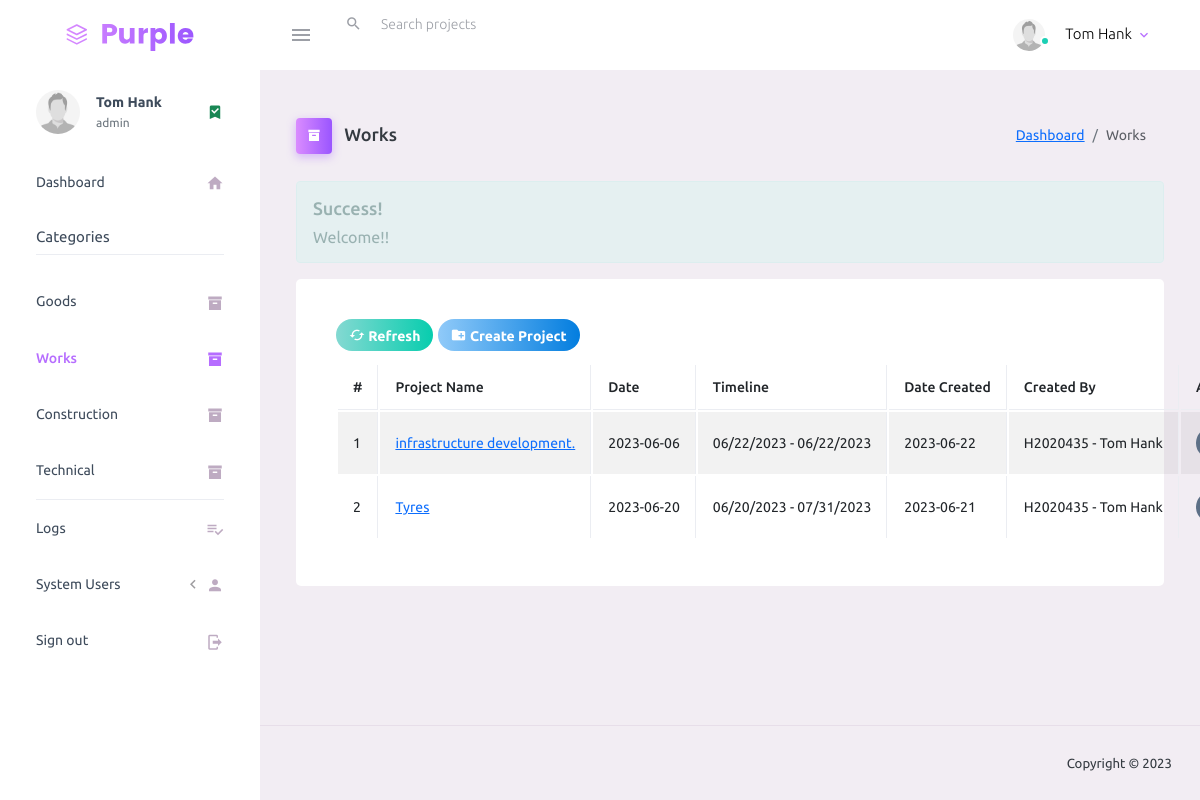
The app's page /works.php (signed in) with its own data.
### tables this page shows
CREATE TABLE `users_table` (
  `user_id` int(5) NOT NULL,
  `emp_id` text NOT NULL,
  `password` varchar(100) NOT NULL,
  `user_type` text NOT NULL,
  `status` tinyint(1) DEFAULT 0,
  `CreatedOn` date NOT NULL DEFAULT current_timestamp(),
  `CreatedBy` text NOT NULL,
  `deleted_on` date NOT NULL DEFAULT current_timestamp(),
  `deleted_by` text NOT NULL,
  `full_name` text NOT NULL,
  `photo` text NOT NULL
);

CREATE TABLE `projects` (
  `project_id` int(30) NOT NULL,
  `cat_id` int(30) NOT NULL,
  `project_name` text NOT NULL,
  `project_date` date NOT NULL,
  `project_timeline` text NOT NULL,
  `date_created` date NOT NULL DEFAULT current_timestamp(),
  `created_by` text NOT NULL,
  `delete_flag` int(2) NOT NULL DEFAULT 0 COMMENT '2 = deleted by admin; 1 = deleted by user; 0= not deleted'
);

### inc/session.php (called while the page is built, shortened)
<?php
	include 'conn.php';
	$sql = "SELECT * FROM users_table WHERE emp_id = '".$_SESSION['user']."'";
	$query = $conn->query($sql);
	$user = $query->fetch_assoc();
?>

### works.php (the view, shortened to what this page needs)
<?php include 'inc/session.php'; ?>
<?php include 'inc/header.php'; ?>
<body>
    <div class="container-scroller">
        <?php include 'inc/menubar.php'; ?>
        <div class="container-fluid page-body-wrapper">
            <?php include 'inc/sidebar.php'; ?>
            <div class="main-panel">
                <div class="content-wrapper">
                    <div class="page-header">
                        <h3 class="page-title">
                            <span class="page-title-icon bg-gradient-primary text-white me-2">
                                <i class="mdi mdi-archive"></i>
                            </span> Works
                        </h3>
                        <nav aria-label="breadcrumb">
                            <ol class="breadcrumb">
                                <li class="breadcrumb-item"><a href="dashboard.php">Dashboard</a></li>
                                <li class="breadcrumb-item active" aria-current="page">Works</li>
                            </ol>
                        </nav>
                    </div>
                    <?php
                    if (isset($_SESSION['success'])) {
                        echo "
                            <div class='alert alert-success alert-dismissible'>
                            <h4><i class='icon fa fa-check'></i> Success!</h4>
                            " . $_SESSION['success'] . "
                            </div>
                        ";
                    }
                    ?>
                    <div class="row">
                        <div class="col-md-12 grid-margin stretch-card">
                            <div class="card">
                                <div class="card-body">
                                    <div class="card-title">
                                        <button title="Refresh" class="btn btn-gradient-success btn-rounded btn-sm" onClick="window.location.reload();"><i class="mdi mdi-cached"></i> Refresh</button>
                                        <button type="button" title="Create New" class="btn btn-gradient-info btn-rounded btn-sm addNew"><i class="mdi mdi-folder-plus"></i> Create Project</button>
                                    </div>
                                    <table id="example1" class="table table-bordered table-hover table-striped">
                                        <thead>
                                            <th>#</th>
                                            <th>Project Name</th>
                                            <th>Date</th>
                                            <th>Timeline</th>
                                            <th>Date Created</th>
                                            <th>Created By</th>
                                            <?php
                                            if ($user['user_type'] == 'admin') : ?>
                                                <th>Action</th>
                                            <?php
                                            endif; ?>
                                        </thead>
                                        <tbody>
                                            <?php
                                            $sql =  "SELECT * FROM projects WHERE cat_id = 2 AND delete_flag = 0 ORDER BY date_created DESC";
                                            $query = $conn->query($sql);
                                            $i = 1;
                                            while ($row = $query->fetch_assoc()) {
                                            ?>
                                                <tr>
                                                    <td><?= $i; ?></td>
                                                    <td><a title="View Project Details" href="project_phase.php?id=<?=base64_encode($row['project_id'])?>&page=<?=base64_encode('works.php')?>&t=<?=base64_encode($row['project_name'])?>"><?= $row['project_name']; ?></a></td>
                                                    <td><?= $row['project_date']; ?></td>
                                                    <td><?= $row['project_timeline']; ?></td>
                                                    <td><?= $row['date_created']; ?></td>
                                                    <td><?= $row['created_by']; ?></td>
                                                    <?php
                                                    if ($user['user_type'] == 'admin') : ?>
                                                        <td>
                                                            <button title="Edit" class="btn btn-gradient-dark btn-sm btn-rounded btn-icon-text edit" data-id='<?= $row['project_id'] ?>'><i class="mdi mdi-file-check"></i> Edit</button>
                                                        </td>
                                                    <?php
                                                    endif; ?>
                                                </tr>
                                            <?php $i++;
                                            }
                                            ?>
                                        </tbody>
                                    </table>
                                </div>
                            </div>
                        </div>
                    </div>
                </div>
                <?php include 'inc/footer.php'; ?>
            </div>
        </div>
    </div>
</body>
</html>

### inc/menubar.php (shortened to what this page needs)
<nav class="navbar default-layout-navbar col-lg-12 col-12 p-0 fixed-top d-flex flex-row">
  <div class="text-center navbar-brand-wrapper d-flex align-items-center justify-content-center">
    <a class="navbar-brand brand-logo" href="dashboard.php"><img src="assets/images/logo.svg" alt="logo" /></a>
  </div>
  <div class="navbar-menu-wrapper d-flex align-items-stretch">
    <button class="navbar-toggler navbar-toggler align-self-center" type="button" data-toggle="minimize">
      <span class="mdi mdi-menu"></span>
    </button>
    <div class="search-field d-none d-md-block">
      <form class="d-flex align-items-center h-100" action="#">
        <div class="input-group">
          <div class="input-group-prepend bg-transparent">
            <i class="input-group-text border-0 mdi mdi-magnify"></i>
          </div>
          <input type="text" class="form-control bg-transparent border-0" placeholder="Search projects">
        </div>
      </form>
    </div>
    <ul class="navbar-nav navbar-nav-right">
      <li class="nav-item nav-profile dropdown">
        <a class="nav-link dropdown-toggle" id="profileDropdown" href="#" data-bs-toggle="dropdown" aria-expanded="false">
          <div class="nav-profile-img">
            <img src="<?php echo (!empty($user['photo'])) ? 'uploads/images/'.$user['photo'] : 'assets/images/profile.jpg'; ?>" alt="image">
            <span class="availability-status online"></span>
          </div>
          <div class="nav-profile-text">
            <p class="mb-1 text-black"><?php echo $user['full_name']; ?></p>
          </div>
        </a>
      </li>
    </ul>
  </div>
</nav>

### inc/sidebar.php (shortened to what this page needs)
<nav class="sidebar sidebar-offcanvas" id="sidebar">
  <ul class="nav sidebar-menu">
    <li class="nav-item nav-profile">
      <a href="#" class="nav-link">
        <div class="nav-profile-image">
          <img src="<?php echo (!empty($user['photo'])) ? 'uploads/images/'.$user['photo'] : 'assets/images/profile.jpg'; ?>" alt="profile">
        </div>
        <div class="nav-profile-text d-flex flex-column">
          <span class="font-weight-bold mb-2"><?php echo $user['full_name']; ?></span>
          <span class="text-secondary text-small"><?php echo $user['user_type']; ?></span>
        </div>
        <i class="mdi mdi-bookmark-check text-success nav-profile-badge"></i>
      </a>
    </li>
    <li class="nav-item">
      <a class="nav-link" href="dashboard.php">
        <span class="menu-title">Dashboard</span>
        <i class="mdi mdi-home menu-icon"></i>
      </a>
    </li>
    <li class="nav-item sidebar-actions" style="margin-top: 0;">
      <span class="nav-link">
        <div class="border-bottom">
          <h6 class="font-weight-normal mb-2">Categories</h6>
        </div>
      </span>
    </li>
    <li class="nav-item">
      <a class="nav-link" href="goods.php?id=<?= base64_encode(1)?>&page=<?= base64_encode('goods.php')?>">
        <span class="menu-title">Goods</span>
        <i class="mdi mdi-archive menu-icon"></i>
      </a>
    </li>
    <li class="nav-item">
      <a class="nav-link" href="works.php?id=<?= base64_encode(2)?>&page=<?= base64_encode('works.php')?>">
        <span class="menu-title">Works</span>
        <i class="mdi mdi-archive menu-icon"></i>
      </a>
    </li>
    <li class="nav-item">
      <a class="nav-link" href="normalServices.php?id=<?= base64_encode(3)?>&page=<?= base64_encode('normalServices.php')?>">
        <span class="menu-title">Construction</span>
        <i class="mdi mdi-archive menu-icon"></i>
      </a>
    </li>
    <li class="nav-item">
      <a class="nav-link border-bottom" href="technical.php?id=<?= base64_encode(4)?>&page=<?= base64_encode('technical.php')?>">
        <span class="menu-title">Technical</span>
        <i class="mdi mdi-archive menu-icon"></i>
      </a>
    </li>
    <li class="nav-item">
      <a class="nav-link" href="logs.php">
        <span class="menu-title">Logs</span>
        <i class="mdi mdi-playlist-check menu-icon"></i>
      </a>
    </li>
    <li class="nav-item">
      <a class="nav-link" data-bs-toggle="collapse" href="#ui-basic" aria-expanded="false" aria-controls="ui-basic">
        <span class="menu-title">System Users</span>
        <i class="menu-arrow"></i>
        <i class="mdi mdi-account menu-icon"></i>
      </a>
    </li>
    <li class="nav-item">
      <a class="nav-link" href="process/logout.php">
        <span class="menu-title">Sign out</span>
        <i class="mdi mdi-logout menu-icon"></i>
      </a>
    </li>
  </ul>
</nav>

### records on screen
users_table: full_name "Tom Hank", user_type "admin"
projects: project_name "infrastructure development.", project_date "2023-06-06", project_timeline "06/22/2023 - 06/22/2023", date_created "2023-06-22", created_by "H2020435 - Tom Hank"
projects: project_name "Tyres", project_date "2023-06-20", project_timeline "06/20/2023 - 07/31/2023", date_created "2023-06-21", created_by "H2020435 - Tom Hank"

### other values on screen
$_SESSION['success'] "Welcome!!"
